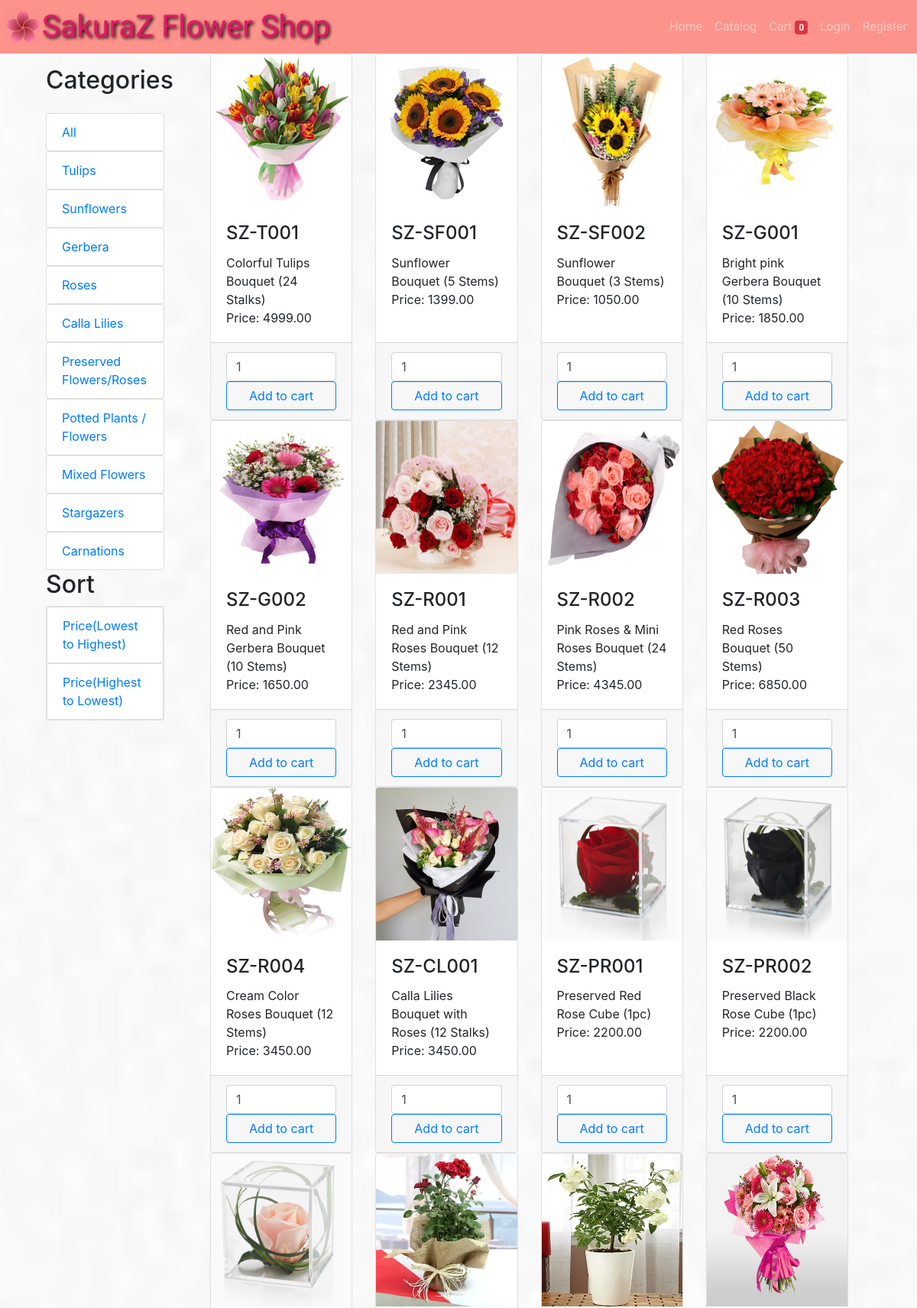
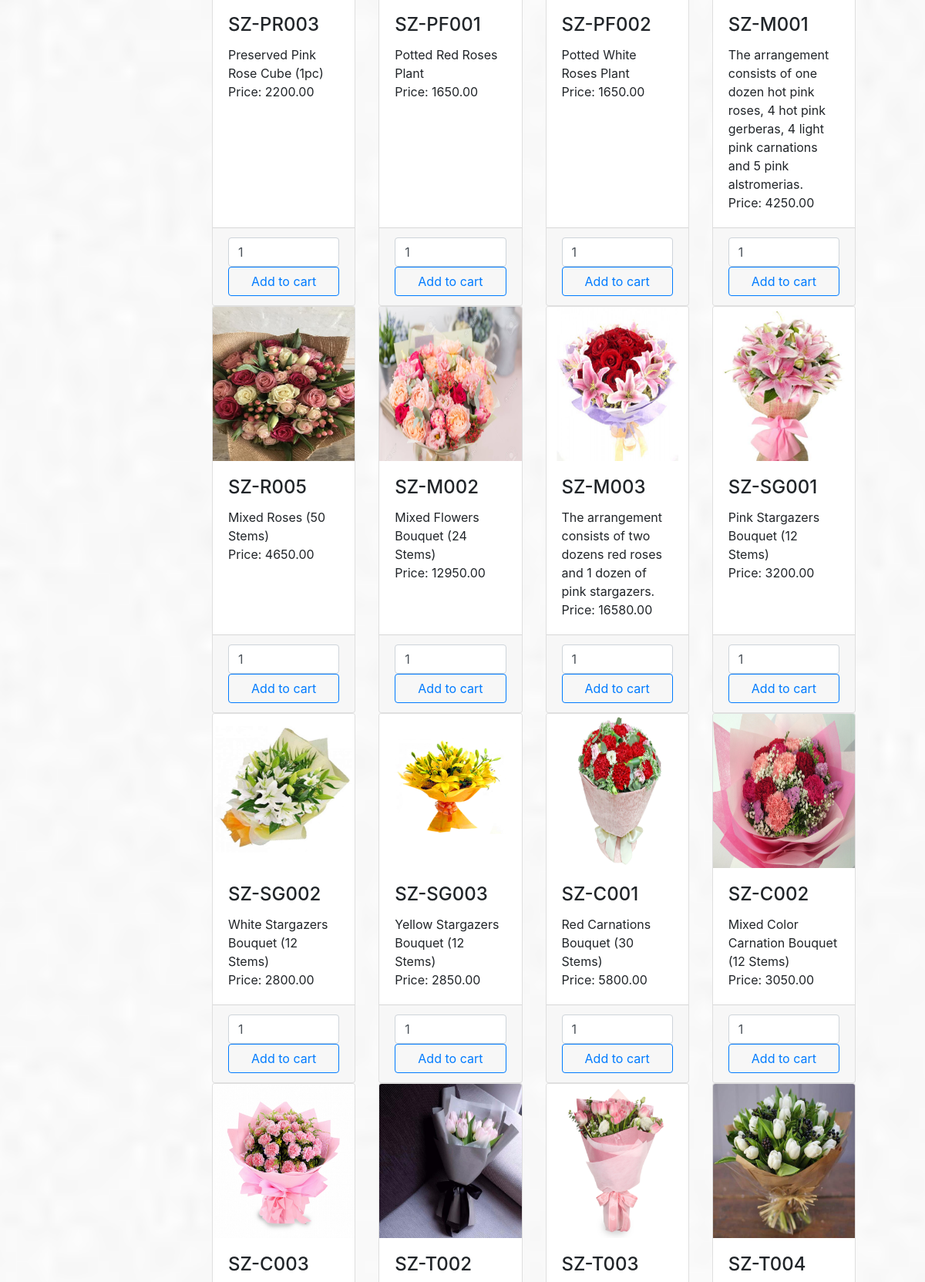
Screenshot of /app/views/catalog.php (upper part) with the database file from the repository (2 pictures, top to bottom).
### tables this page shows
CREATE TABLE `categories` (
  `id` int(11) NOT NULL,
  `name` varchar(255) NOT NULL
);

CREATE TABLE `items` (
  `id` int(11) NOT NULL,
  `name` varchar(255) NOT NULL,
  `description` varchar(255) NOT NULL,
  `price` decimal(18,2) NOT NULL,
  `image_path` varchar(255) DEFAULT NULL,
  `category_id` int(11) NOT NULL
);

### app/views/catalog.php (the view, shortened to what this page needs)
<?php require_once "../partials/template.php"; ?>
<?php
function get_page_content() {
	require_once "../controllers/connect.php";
	if(!isset($_SESSION['user']) || (isset($_SESSION['user']) && ($_SESSION['user']['roles_id'] == 2))){
		global $conn;
?>
		<div class="container">
			<div class="row">
				<div class="col-sm-2">
					<h2 class=" py-3">Categories</h2>
					<ul class="list-group">
						<a href="catalog.php">
							<li class="list-group-item">All</li>
						</a>
						<?php
						$sql = "SELECT * FROM categories";
						$categories = mysqli_query($conn, $sql);
						foreach ($categories as $category) { ?>
							<a href="catalog.php?category_id=<?php echo $category['id']; ?>">
								<li class="list-group-item">
									<?php echo $category['name']; ?>
								</li>
							</a>
						<?php } ?>
					</ul>
					<h2>Sort</h2>
					<ul class="list-group border">
						<a href="../controllers/sort.php?sort=asc">
							<li class="list-group-item">
								Price(Lowest to Highest)
							</li>
						</a>
						<a href="../controllers/sort.php?sort=dsc">
							<li class="list-group-item">
								Price(Highest to Lowest)
							</li>
						</a>
					</ul>
				</div>
				<div class="col-sm-10">
					<div class="container">
						<?php
						$sql2 = "SELECT * FROM items";
						$items = mysqli_query($conn, $sql2);
						echo "<div class='row'>";
						foreach ($items as $item){ ?>
							<div class="col-sm-3">
								<div class="card h-100">
									<img class="card-img-top img-fluid5" height="200" src="<?php echo $item['image_path']; ?>">
									<div class="card-body">
										<h4 class="card-title">
											<?php echo $item['name']; ?>
										</h4>
										<p class="card-text">
											<?php echo $item['description']; ?>
											<br>
											<?php echo "Price: ".$item['price']; ?>
										</p>
									</div>
									<div class="card-footer">
										<input type="number" class="form-control" value="1" min="0" max="100">
										<button type="submit" class="btn btn-block btn-outline-primary add-to-cart" data-id="<?php echo $item['id']; ?>"> Add to cart</button>
									</div>
								</div>
							</div>
						<?php } echo "</div>" ?>
					</div>
				</div>
			</div>
		</div>
	<?php }else{
		header("Location: ./error.php");
	} ?>
<?php } ?>

### app/assets/css/style.css (style rules this page uses)
* { padding: 0; margin: 0; box-sizing: border-box; }
.row { margin-left: 0; margin-right: 0; }
body { height: 100vh; background-image: url(../images/bg2.jpg); background-repeat: no-repeat; background-size: cover; background-attachment: fixed; background-position: center center; -webkit-background-size: cover; -moz-background-size: cover; -o-background-size: cover; }

### rows the page displays
categories: name "Tulips"
categories: name "Sunflowers"
categories: name "Gerbera"
categories: name "Roses"
categories: name "Calla Lilies"
categories: name "Preserved Flowers/Roses"
categories: name "Potted Plants / Flowers"
categories: name "Mixed Flowers"
categories: name "Stargazers"
categories: name "Carnations"
items: image_path (picture), name "SZ-T001", description "Colorful Tulips Bouquet (24 Stalks)", price "4999.00"
items: image_path (picture), name "SZ-SF001", description "Sunflower Bouquet (5 Stems)", price "1399.00"
items: image_path (picture), name "SZ-SF002", description "Sunflower Bouquet (3 Stems)", price "1050.00"
items: image_path (picture), name "SZ-G001", description "Bright pink Gerbera Bouquet (10 Stems)", price "1850.00"
items: image_path (picture), name "SZ-G002", description "Red and Pink Gerbera Bouquet (10 Stems)", price "1650.00"
items: image_path (picture), name "SZ-R001", description "Red and Pink Roses Bouquet (12 Stems)", price "2345.00"
items: image_path (picture), name "SZ-R002", description "Pink Roses & Mini Roses Bouquet (24 Stems)", price "4345.00"
items: image_path (picture), name "SZ-R003", description "Red Roses Bouquet (50 Stems)", price "6850.00"
items: image_path (picture), name "SZ-R004", description "Cream Color Roses Bouquet (12 Stems)", price "3450.00"
items: image_path (picture), name "SZ-CL001", description "Calla Lilies Bouquet with Roses (12 Stalks)", price "3450.00"
items: image_path (picture), name "SZ-PR001", description "Preserved Red Rose Cube (1pc)", price "2200.00"
items: image_path (picture), name "SZ-PR002", description "Preserved Black Rose Cube (1pc)", price "2200.00"
items: image_path (picture), name "SZ-PR003", description "Preserved Pink Rose Cube (1pc)", price "2200.00"
items: image_path (picture), name "SZ-PF001", description "Potted Red Roses Plant", price "1650.00"
items: image_path (picture), name "SZ-PF002", description "Potted White Roses Plant", price "1650.00"
items: image_path (picture), name "SZ-M001", description "The arrangement consists of one dozen hot pink roses, 4 hot pink gerberas, 4 light pink carnations and 5 pink alstromerias.", price "4250.00"
items: image_path (picture), name "SZ-R005", description "Mixed Roses (50 Stems)", price "4650.00"
items: image_path (picture), name "SZ-M002", description "Mixed Flowers Bouquet (24 Stems)", price "12950.00"
items: image_path (picture), name "SZ-M003", description "The arrangement consists of two dozens red roses and 1 dozen of pink stargazers.", price "16580.00"
items: image_path (picture), name "SZ-SG001", description "Pink Stargazers Bouquet (12 Stems)", price "3200.00"
items: image_path (picture), name "SZ-SG002", description "White Stargazers Bouquet (12 Stems)", price "2800.00"
items: image_path (picture), name "SZ-SG003", description "Yellow Stargazers Bouquet (12 Stems)", price "2850.00"
items: image_path (picture), name "SZ-C001", description "Red Carnations Bouquet (30 Stems)", price "5800.00"
items: image_path (picture), name "SZ-C002", description "Mixed Color Carnation Bouquet (12 Stems)", price "3050.00"
items: image_path (picture), name "SZ-C003"
items: image_path (picture), name "SZ-T002"
items: image_path (picture), name "SZ-T003"
items: image_path (picture), name "SZ-T004"
